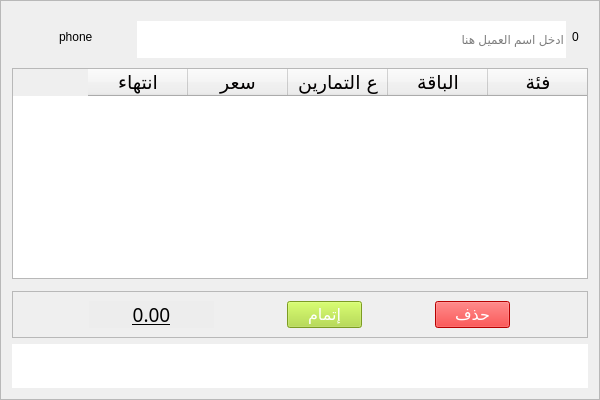
                     <widget class="QFrame" name="frame_12">
                      <property name="sizePolicy">
                       <sizepolicy hsizetype="Expanding" vsizetype="Expanding">
                        <horstretch>0</horstretch>
                        <verstretch>0</verstretch>
                       </sizepolicy>
                      </property>
                      <property name="minimumSize">
                       <size>
                        <width>600</width>
                        <height>400</height>
                       </size>
                      </property>
                      <property name="maximumSize">
                       <size>
                        <width>154654</width>
                        <height>16777215</height>
                       </size>
                      </property>
                      <property name="layoutDirection">
                       <enum>Qt::LeftToRight</enum>
                      </property>
                      <property name="frameShape">
                       <enum>QFrame::StyledPanel</enum>
                      </property>
                      <property name="frameShadow">
                       <enum>QFrame::Raised</enum>
                      </property>
                      <layout class="QGridLayout" name="gridLayout_52">
                       <item row="0" column="0">
                        <widget class="QFrame" name="frame_14">
                         <property name="enabled">
                          <bool>true</bool>
                         </property>
                         <property name="sizePolicy">
                          <sizepolicy hsizetype="Preferred" vsizetype="Fixed">
                           <horstretch>0</horstretch>
                           <verstretch>0</verstretch>
                          </sizepolicy>
                         </property>
                         <property name="minimumSize">
                          <size>
                           <width>0</width>
                           <height>50</height>
                          </size>
                         </property>
                         <property name="maximumSize">
                          <size>
                           <width>16777215</width>
                           <height>50</height>
                          </size>
                         </property>
                         <property name="styleSheet">
                          <string notr="true">*{
	color: rgb(0, 0, 0);
	border:0;
}</string>
                         </property>
                         <property name="frameShape">
                          <enum>QFrame::StyledPanel</enum>
                         </property>
                         <property name="frameShadow">
                          <enum>QFrame::Raised</enum>
                         </property>
                         <property name="lineWidth">
                          <number>0</number>
                         </property>
                         <layout class="QHBoxLayout" name="horizontalLayout_9">
                          <item>
                           <widget class="QPushButton" name="pushButton_17">
                            <property name="text">
                             <string/>
                            </property>
                            <property name="icon">
                             <iconset resource="resources.qrc">
                              <normaloff>:/blue/icons/home.svg</normaloff>:/blue/icons/home.svg</iconset>
                            </property>
                            <property name="iconSize">
                             <size>
                              <width>30</width>
                              <height>30</height>
                             </size>
                            </property>
                           </widget>
                          </item>
                          <item>
                           <widget class="QLabel" name="label_15">
                            <property name="text">
                             <string>phone</string>
                            </property>
                           </widget>
                          </item>
                          <item>
                           <widget class="QPushButton" name="pushButton_6">
                            <property name="toolTip">
                             <string>اضافة عميل</string>
                            </property>
                            <property name="text">
                             <string/>
                            </property>
                            <property name="icon">
                             <iconset resource="resources.qrc">
                              <normaloff>:/blue/icons/plus-circle.svg</normaloff>:/blue/icons/plus-circle.svg</iconset>
                            </property>
                            <property name="iconSize">
                             <size>
                              <width>30</width>
                              <height>30</height>
                             </size>
                            </property>
                           </widget>
                          </item>
                          <item>
                           <widget class="QLineEdit" name="lineEdit_36">
                            <property name="minimumSize">
                             <size>
                              <width>86</width>
                              <height>37</height>
                             </size>
                            </property>
                            <property name="layoutDirection">
                             <enum>Qt::RightToLeft</enum>
                            </property>
                            <property name="styleSheet">
                             <string notr="true">background-color: rgb(255, 255, 255);</string>
                            </property>
                            <property name="placeholderText">
                             <string>ادخل اسم العميل هنا</string>
                            </property>
                           </widget>
                          </item>
                          <item>
                           <widget class="QLabel" name="group_lbl">
                            <property name="text">
                             <string>0</string>
                            </property>
                           </widget>
                          </item>
                         </layout>
                        </widget>
                       </item>
                       <item row="1" column="0">
                        <widget class="QTableWidget" name="tableWidget_12">
                         <property name="font">
                          <font>
                           <family>Shorooq_N1</family>
                           <pointsize>14</pointsize>
                           <weight>50</weight>
                           <italic>false</italic>
                           <bold>false</bold>
                          </font>
                         </property>
                         <property name="mouseTracking">
                          <bool>true</bool>
                         </property>
                         <property name="layoutDirection">
                          <enum>Qt::RightToLeft</enum>
                         </property>
                         <property name="autoFillBackground">
                          <bool>true</bool>
                         </property>
                         <property name="styleSheet">
                          <string notr="true">font: 14pt &quot;Shorooq_N1&quot;;
color: rgb(2, 0, 0);</string>
                         </property>
                         <attribute name="verticalHeaderDefaultSectionSize">
                          <number>30</number>
                         </attribute>
                         <attribute name="verticalHeaderMinimumSectionSize">
                          <number>30</number>
                         </attribute>
                         <attribute name="verticalHeaderShowSortIndicator" stdset="0">
                          <bool>false</bool>
                         </attribute>
                         <attribute name="verticalHeaderStretchLastSection">
                          <bool>false</bool>
                         </attribute>
                         <column>
                          <property name="text">
                           <string>فئة</string>
                          </property>
                         </column>
                         <column>
                          <property name="text">
                           <string>الباقة</string>
                          </property>
                         </column>
                         <column>
                          <property name="text">
                           <string>ع التمارين</string>
                          </property>
                         </column>
                         <column>
                          <property name="text">
                           <string>سعر</string>
                          </property>
                         </column>
                         <column>
                          <property name="text">
                           <string>انتهاء</string>
                          </property>
                         </column>
                        </widget>
                       </item>
                       <item row="2" column="0">
                        <widget class="QFrame" name="frame_26">
                         <property name="frameShape">
                          <enum>QFrame::StyledPanel</enum>
                         </property>
                         <property name="frameShadow">
                          <enum>QFrame::Raised</enum>
                         </property>
                        </widget>
                       </item>
                       <item row="3" column="0">
                        <widget class="QFrame" name="frame_27">
                         <property name="frameShape">
                          <enum>QFrame::StyledPanel</enum>
                         </property>
                         <property name="frameShadow">
                          <enum>QFrame::Raised</enum>
                         </property>
                         <layout class="QHBoxLayout" name="horizontalLayout_2">
                          <item>
                           <widget class="QLabel" name="label_2">
                            <property name="maximumSize">
                             <size>
                              <width>125</width>
                              <height>16777215</height>
                             </size>
                            </property>
                            <property name="font">
                             <font>
                              <family>Shorooq_N1</family>
                              <pointsize>14</pointsize>
                              <weight>50</weight>
                              <italic>false</italic>
                              <bold>false</bold>
                              <underline>true</underline>
                             </font>
                            </property>
                            <property name="styleSheet">
                             <string notr="true">background-color: rgb(237, 237, 237);
font: 14pt &quot;Shorooq_N1&quot;;
color: rgb(0, 0, 0);
</string>
                            </property>
                            <property name="text">
                             <string>0.00</string>
                            </property>
                            <property name="alignment">
                             <set>Qt::AlignCenter</set>
                            </property>
                           </widget>
                          </item>
                          <item>
                           <widget class="QPushButton" name="pushButton_32">
                            <property name="minimumSize">
                             <size>
                              <width>46</width>
                              <height>20</height>
                             </size>
                            </property>
                            <property name="maximumSize">
                             <size>
                              <width>75</width>
                              <height>16777215</height>
                             </size>
                            </property>
                            <property name="font">
                             <font>
                              <family>Shorooq_N1</family>
                              <pointsize>12</pointsize>
                              <weight>50</weight>
                              <italic>false</italic>
                              <bold>false</bold>
                             </font>
                            </property>
                            <property name="styleSheet">
                             <string notr="true">color: rgb(255, 255, 255);
background-color: rgb(173, 219, 49);</string>
                            </property>
                            <property name="text">
                             <string>إتمام</string>
                            </property>
                            <property name="icon">
                             <iconset resource="resources.qrc">
                              <normaloff>:/blue/icons/printer.svg</normaloff>:/blue/icons/printer.svg</iconset>
                            </property>
                            <property name="iconSize">
                             <size>
                              <width>32</width>
                              <height>36</height>
                             </size>
                            </property>
                           </widget>
                          </item>
                          <item>
                           <widget class="QPushButton" name="pushButton_30">
                            <property name="minimumSize">
                             <size>
                              <width>46</width>
                              <height>20</height>
                             </size>
                            </property>
                            <property name="maximumSize">
                             <size>
                              <width>75</width>
                              <height>16777215</height>
                             </size>
                            </property>
                            <property name="font">
                             <font>
                              <family>Shorooq_N1</family>
                              <pointsize>12</pointsize>
                              <weight>50</weight>
                              <italic>false</italic>
                              <bold>false</bold>
                             </font>
                            </property>
                            <property name="styleSheet">
                             <string notr="true">background-color: rgb(255, 0, 0);
color: rgb(255, 255, 255);</string>
                            </property>
                            <property name="text">
                             <string>حذف</string>
                            </property>
                            <property name="icon">
                             <iconset resource="resources2.qrc">
                              <normaloff>:/yellow/icons/yellow/delete.svg</normaloff>:/yellow/icons/yellow/delete.svg</iconset>
                            </property>
                            <property name="iconSize">
                             <size>
                              <width>35</width>
                              <height>29</height>
                             </size>
                            </property>
                           </widget>
                          </item>
                         </layout>
                        </widget>
                       </item>
                       <item row="4" column="0">
                        <widget class="QWidget" name="widget_21" native="true">
                         <property name="sizePolicy">
                          <sizepolicy hsizetype="Expanding" vsizetype="Preferred">
                           <horstretch>0</horstretch>
                           <verstretch>0</verstretch>
                          </sizepolicy>
                         </property>
                         <property name="styleSheet">
                          <string notr="true">background-color: rgb(255, 255, 255);
font: 14pt &quot;Shorooq_N1&quot;;</string>
                         </property>
                         <layout class="QHBoxLayout" name="horizontalLayout_5">
                          <item>
                           <widget class="QLabel" name="label_6">
                            <property name="text">
                             <string/>
                            </property>
                           </widget>
                          </item>
                          <item>
                           <widget class="QLabel" name="label_148">
                            <property name="font">
                             <font>
                              <family>Shorooq_N1</family>
                              <pointsize>14</pointsize>
                              <weight>50</weight>
                              <italic>false</italic>
                              <bold>false</bold>
                             </font>
                            </property>
                            <property name="styleSheet">
                             <string notr="true">background-color: rgba(255, 255, 255, 0);</string>
                            </property>
                            <property name="text">
                             <string/>
                            </property>
                           </widget>
                          </item>
                         </layout>
                        </widget>
                       </item>
                      </layout>
                     </widget>
